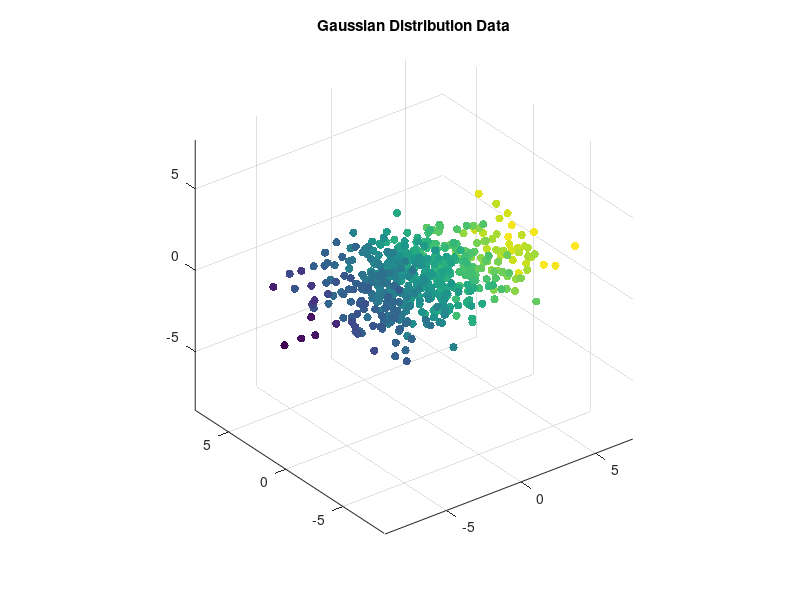

The MATLAB source for this figure: (Note: this script raises an error after producing the figure.)
%%
clear, close all;

%% Gaussian Distribution Data
num = 500;
D = diag([3, 2, 1]);
X = randn(num, 3) * D;
C = X(:, 1);
figure, scatter3(X(:, 1), X(:, 2), X(:, 3), [], C, 'filled');
title('Gaussian Distribution Data'), axis equal;
exportgraphics(gcf, './results/DR_data1.png');

X_PCA = PCA(X, 2);
X_PSA = PSA(X, 2);
X_LLE = LLE(X, 10, 2);

figure('Position', [0, 0, 1000, 300]);
subplot(131);
scatter(X_PCA(:, 1), X_PCA(:, 2), [], C, 'filled');
title('PCA'), axis equal;

subplot(132);
scatter(X_PSA(:, 1), X_PSA(:, 2), [], C, 'filled');
title('PSA'), axis equal;

subplot(133);
scatter(X_LLE(:, 1), X_LLE(:, 2), [], C, 'filled');
title('LLE'), axis equal;

exportgraphics(gcf, './results/DR_data1_result.png');
%% Gaussian Distribution Data with Outliers
num = 500;
D = diag([3, 2, 1]);
X = randn(num, 3) * D;
X = cat(1, X, randn(10, 3) + [0, 0, 10]);
C = X(:, 3);
figure, scatter3(X(:, 1), X(:, 2), X(:, 3), [], C, 'filled');
title('Gaussian Distribution Data with Outliers'), axis equal;
exportgraphics(gcf, './results/DR_data2.png');

X_PCA = PCA(X, 2);
X_PSA = PSA(X, 2);
X_LLE = LLE(X, 10, 2);

figure('Position', [0, 0, 1000, 300]);
subplot(131);
scatter(X_PCA(:, 1), X_PCA(:, 2), [], C, 'filled');
title('PCA'), axis equal;

subplot(132);
scatter(X_PSA(:, 1), X_PSA(:, 2), [], C, 'filled');
title('PSA'), axis equal;

subplot(133);
scatter(X_LLE(:, 1), X_LLE(:, 2), [], C, 'filled');
title('LLE'), axis equal;

exportgraphics(gcf, './results/DR_data2_result.png');
%% Swiss Roll Data
n = 1200;
r = unifrnd(0, 1, n, 1);
l = unifrnd(0, 1, n, 1);

t = (3 * pi) / 2 * (1 + 2 * r);
x = t .* cos(t) / max(t(:));
y = l;
z = t .* sin(t) / max(t(:));

C = t;
X = [x y z];

figure, scatter3(X(:, 1), X(:, 2), X(:, 3), [], C, 'filled');
title('Swiss Roll Data'), axis equal;
exportgraphics(gcf, './results/DR_data3.png');

X_PCA = PCA(X, 2);
X_PSA = PSA(X, 2);
X_LLE = LLE(X, 10, 2);
X_LE = LE(X, 0.07, 2);

figure('Position', [0, 0, 1000, 300]);
subplot(141);
scatter(X_PCA(:, 1), X_PCA(:, 2), [], C, 'filled');
title('PCA'), axis square;

subplot(142);
scatter(X_PSA(:, 1), X_PSA(:, 2), [], C, 'filled');
title('PSA'), axis square;

subplot(143);
scatter(X_LLE(:, 1), X_LLE(:, 2), [], C, 'filled');
title('LLE'), axis square;

subplot(144);
scatter(X_LE(:, 1), X_LE(:, 2), [], C, 'filled');
title('LE'), axis square;

exportgraphics(gcf, './results/DR_data3_result.png');
